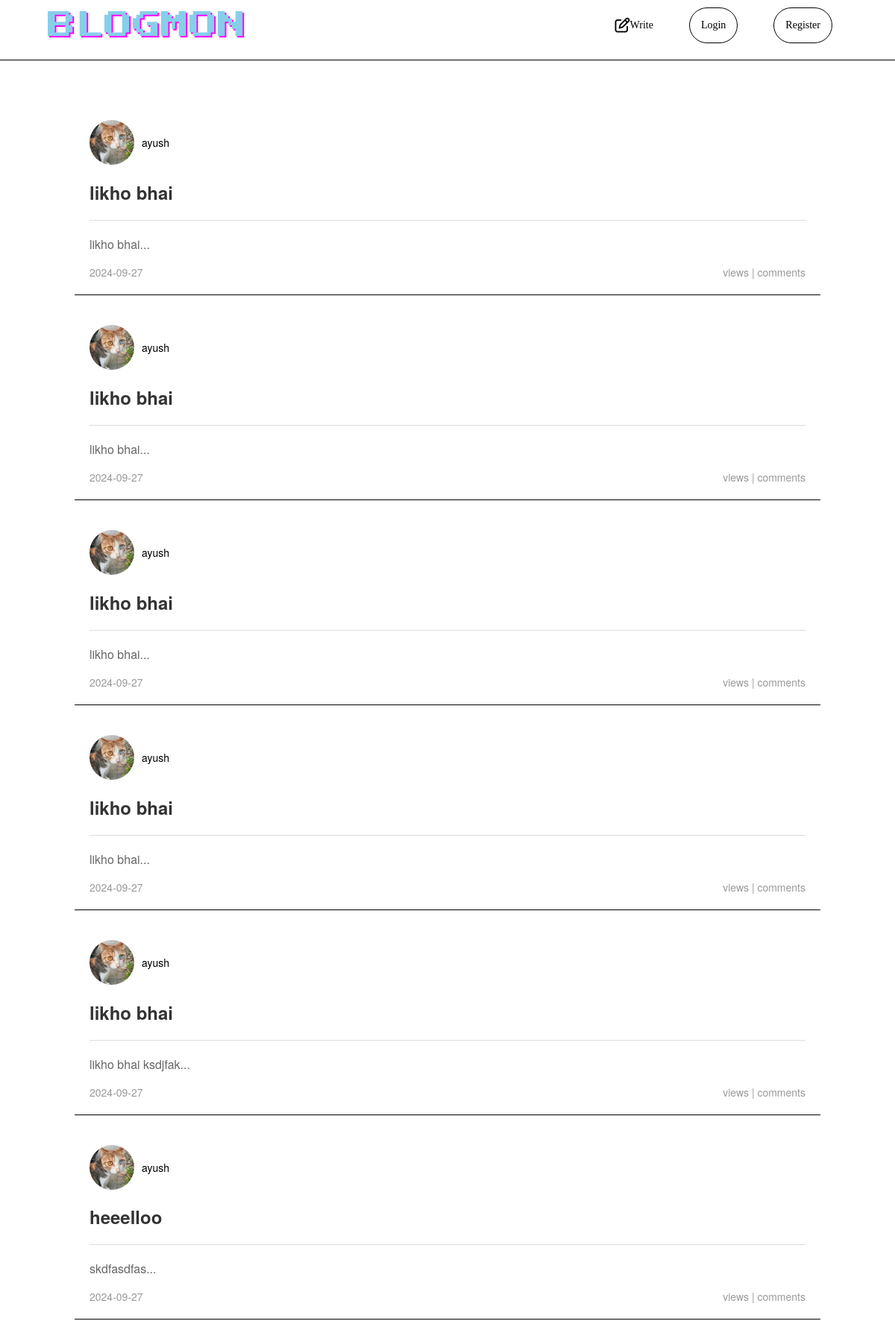
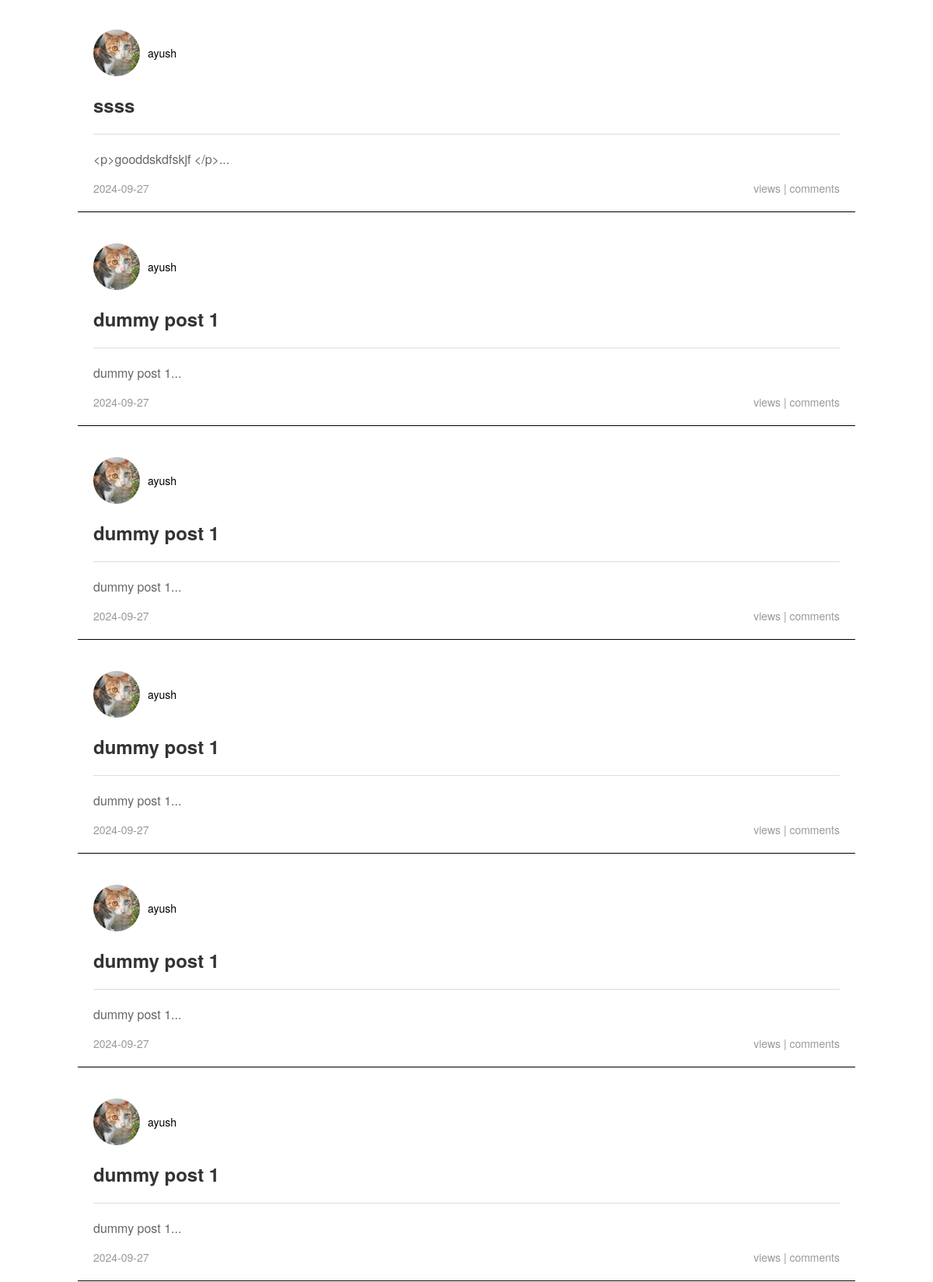
The page /feed?page=2 (upper part) on the database its author committed (2 pictures, top to bottom).
### blogmon/models.py (models this page shows, shortened)
class Post(db.Model):
    id = db.Column(db.Integer, primary_key=True)
    title = db.Column(db.String(100), nullable=False)
    date_posted = db.Column(db.DateTime, default=func.now())
    content = db.Column(db.Text, nullable=False)
    user_id = db.Column(db.Integer, db.ForeignKey('user.id'), nullable=False)

class User(db.Model, UserMixin):
    id = db.Column(db.Integer, primary_key=True)
    username = db.Column(db.String(20), unique=True, nullable=False)
    email = db.Column(db.String(30), unique=True, nullable=False)
    password = db.Column(db.String(60), nullable=False)
    date_joined = db.Column(db.DateTime, default=func.now())
    image_file = db.Column(db.String(20), nullable=False, default='default.jpg')
    posts = db.relationship('Post', backref='author', lazy=True)
    def __repr__(self):
        return f"User('{self.username}', '{self.email}', '{self.date_joined}', '{self.image_file}')"

### blogmon/main/routes.py (the view)
@main.route("/feed")
def feed():
    page = request.args.get('page', 1, type=int)
    posts = Post.query.order_by(Post.date_posted.desc()).paginate(page=page, per_page=15)
    return render_template('feed.html', posts=posts, title='Feed')

### blogmon/templates/feed.html (shortened to what this page needs)
{% extends "base.html" %}
{% block content %}
    <div class="blog-feed">
        {% for post in posts.items %}
            <div class="blog-card">
                <a href="{{ url_for('posts.post', post_id=post.id)}}">
                    <div class="blog-meta">
                        <img class="author-avatar" src="{{ url_for('static', filename='profile_imgs/'+ post.author.image_file) }}" alt="{{ post.author }}'s profile picture">
                        <span class="author-name">{{ post.author.username }}</span>
                    </div>
                    <div class="blog-content">
                        <h2 class="blog-title">{{ post.title }}</h2>
                        <hr>
                        <p class="blog-snippet">{{ post.content[:500] }}...</p>
                    </div>
                    <div class="blog-footer">
                        <span class="blog-date">{{ post.date_posted.strftime('%Y-%m-%d') }}</span>
                        <span class="blog-stats">{{ post.views }} views | {{ post.comments }} comments</span>
                    </div>
                </a>
            </div>
        {% endfor %}
    </div>
{% endblock content %}

### blogmon/static/feed.css (style rules this page uses)
html, body { height: 100%; margin: 0; padding: 0; background-color: white; font-family: sohne, "Helvetica Neue", Helvetica, Arial, sans-serif; }
body { display: flex; flex-direction: column; font-size: small; width:auto; }
.blog-feed { display: flex; flex-direction: column; gap: 20px; max-width: 1000px; margin: 0 auto; padding: 60px 20px 0; }
.blog-card { background-color: white; border-bottom: solid 1px; padding: 20px; transition: transform 0.3s ease; }
.blog-card a { text-decoration: none; color: #333; cursor: pointer; }
.blog-meta { display: flex; align-items: center; margin-bottom: 15px; }
.author-avatar { width: 60px; height: 60px; border-radius: 50%; margin-right: 10px; }
.author-name { font-size: 14px; color: black; }
.blog-title { font-size: 24px; color: #333; margin-bottom: 10px; }
.blog-snippet { font-size: 16px; color: #666; }
.blog-footer { display: flex; justify-content: space-between; margin-top: 10px; }
.blog-date { font-size: 14px; color: #999; }
.blog-stats { font-size: 14px; color: #999; }
hr { border: none; height: 1px; background-color: #ddd; margin: 20px 0; }

### blogmon/static/main.css (style rules this page uses)
html, body { height: 100%; margin: 0; }
body { display: flex; flex-direction: column; }

### rows shown on the page
Post: image_file (picture), author.username "ayush", title "likho bhai", content "likho bhai", date_posted "2024-09-27"
Post: image_file (picture), author.username "ayush", title "likho bhai", content "likho bhai", date_posted "2024-09-27"
Post: image_file (picture), author.username "ayush", title "likho bhai", content "likho bhai", date_posted "2024-09-27"
Post: image_file (picture), author.username "ayush", title "likho bhai", content "likho bhai", date_posted "2024-09-27"
Post: image_file (picture), author.username "ayush", title "likho bhai", content "likho bhai ksdjfak", date_posted "2024-09-27"
Post: image_file (picture), author.username "ayush", title "heeelloo", content "skdfasdfas", date_posted "2024-09-27"
Post: image_file (picture), author.username "ayush", title "ssss", content "<p>gooddskdfskjf </p>", date_posted "2024-09-27"
Post: image_file (picture), author.username "ayush", title "dummy post 1", content "dummy post 1", date_posted "2024-09-27"
Post: image_file (picture), author.username "ayush", title "dummy post 1", content "dummy post 1", date_posted "2024-09-27"
Post: image_file (picture), author.username "ayush", title "dummy post 1", content "dummy post 1", date_posted "2024-09-27"
Post: image_file (picture), author.username "ayush", title "dummy post 1", content "dummy post 1", date_posted "2024-09-27"
Post: image_file (picture), author.username "ayush", title "dummy post 1", content "dummy post 1", date_posted "2024-09-27"
